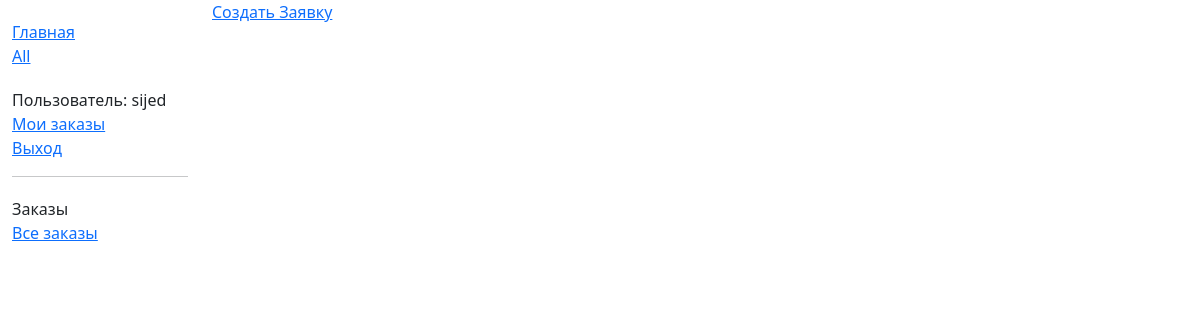
The app's page /applications/ (signed in), older data.
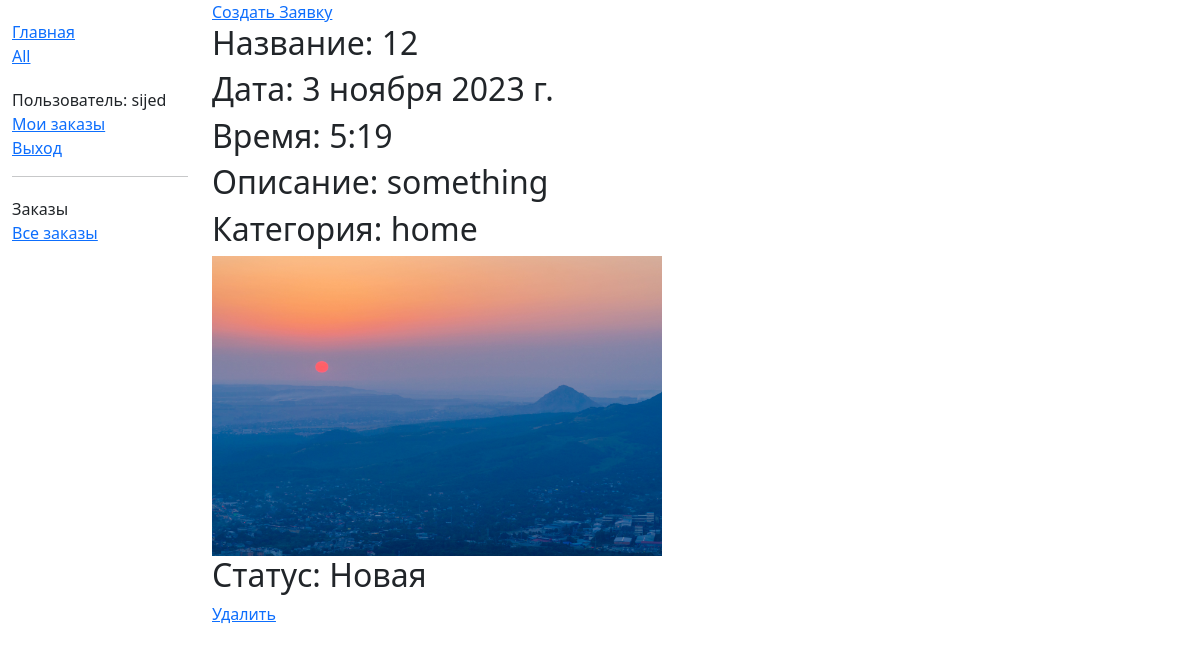
The same page, newer data.
### MySite/models.py (models this page shows, shortened)
class AdvUser(AbstractUser):
    name = models.CharField(max_length=250, verbose_name="ФИО", help_text="Только кириллические буквы, дефис и пробелы")
    username = models.CharField(max_length=35, verbose_name="Логин", unique=True,
                                help_text="Только латиница и дефис, уникальный")
    is_activated = models.BooleanField(default=True, db_index=True,
                                       verbose_name='Согласен с обработкой '
                                                    'персональных данных?')

class Applications(models.Model):
    def validate_image(fieldfile_obj):
        filesize = fieldfile_obj.file.size
        megabyte_limit = 2.0
        if filesize > megabyte_limit * 1024 * 1024:
            raise ValidationError("Max file size is %sMB" % str(megabyte_limit))
    title = models.CharField(max_length=100)
    deck = models.TextField(max_length=1000, default='something')
    category = models.ForeignKey('category', on_delete=models.SET_NULL, null=True)
    date_create = models.DateField(default=datetime.now, verbose_name="Дата создания")
    time_create = models.TimeField(default=datetime.now, verbose_name="Время создания")
    image = models.ImageField(upload_to="media/", verbose_name="Фотография",
                              help_text="Разрешается формата файла только jpg, jpeg, png, bmp",
                              validators=[FileExtensionValidator(allowed_extensions=['jpg', 'jpeg', 'png', 'bmp']),
                                          validate_image])
    REQUEST_STATUS = (
        ('Новая', 'Новая'),
        ('Принято в работу', 'Принято в работу'),
        ('Выполнено', 'Выполнено'),
    )
    status = models.CharField(
        max_length=16,
        choices=REQUEST_STATUS,
        default='Новая',
        blank=True,
        verbose_name="Статус")
    borrower = models.ForeignKey(AdvUser, on_delete=models.CASCADE, null=True, blank=True)

class Category(models.Model):
    name = models.CharField(max_length=200,
                            help_text="Введите категорию")
    def __str__(self):
        return self.name

### MySite/views.py (the view)
# urls.py: path('applications/', views.applicationByUserListView.as_view(), name='applicationByUserListView')
class applicationByUserListView(LoginRequiredMixin, generic.ListView):
    model = Applications
    template_name = 'MySite/application_list_user.html'
    context_object_name = 'applications'
    def get_queryset(self):
        return Applications.objects.filter(borrower=self.request.user)

### MySite/templates/MySite/application_list_user.html
{% extends "base.html" %}
{% block content %}
   <a href="{% url 'Applications-create' %}">Создать Заявку</a>
{% for i in applications %}
<br><h2>Название: {{i.title}}</h2>
<h2>Дата: {{i.date_create}}</h2>
<h2>Время: {{i.time_create}}</h2>
<h2>Описание: {{i.deck}}</h2>
<h2>Категория: {{i.category}}</h2>
<img src="{{i.image.url}}" width="450px" height="300px"/>
<h2>Статус: {{i.status}}</h2>
    <a href="{% url 'Applications-delete' i.id %}">Удалить</a><br><br>
{% endfor %}
{% endblock %}

### MySite/templates/base.html (shortened to what this page needs)
<!DOCTYPE html>
<html lang="en">
<head>
    <link href="https://cdn.jsdelivr.net/npm/bootstrap@5.1.3/dist/css/bootstrap.min.css" rel="stylesheet"
>
    {% load static %}
    <link rel="stylesheet" href="{% static 'css/style.css' %}">
</head>
<body>
<div class="container-fluid">
    <div class="row">
        <div class="col-sm-2">
            {% block sidebar %}
            <ul class="sidebar-nav">
                <li><a href="{% url 'index' %}">Главная</a></li>
                <li><a href="applications.html">All</a></li>
            </ul>
            <ul class="sidebar-nav">
                {% if user.is_authenticated %}
                <li>Пользователь: {{ user.get_username }}</li>
                <li><a href="{% url 'applicationByUserListView' %}">Мои заказы</a></li>
                <li><a href="{% url 'logout' %}?next={{ request.path }}">Выход</a></li>
                {% else %}
                <li><a href="{% url 'login' %}?next={{ request.path }}">Вход</a></li>
                <li><a href="{% url 'register' %}">Регистрация</a></li>
                {% endif %}
            </ul>
            {% if user.is_staff %}
            <hr>
            <ul class="sidebar-nav">
                <li>Заказы</li>
                {% if perms.catalog.can_mark_returned %}
                <li><a href="">Все заказы</a></li>
                {% endif %}
            </ul>
            {% endif %}
            {% endblock %}
        </div>
        <div class="col-sm-10 ">
            {% block content %}{% endblock %}
        </div>
    </div>
</div>
</body>
</html>

### MySite/static/css/style.css (style rules this page uses)
.sidebar-nav { margin-top: 20px; padding: 0; list-style: none; }

Row changes from the older to the newer data that the page shows:
added Applications: title "12", date_create "3 ноября 2023 г.", time_create "5:19", deck "something", category "home", image (picture), status "Новая"
